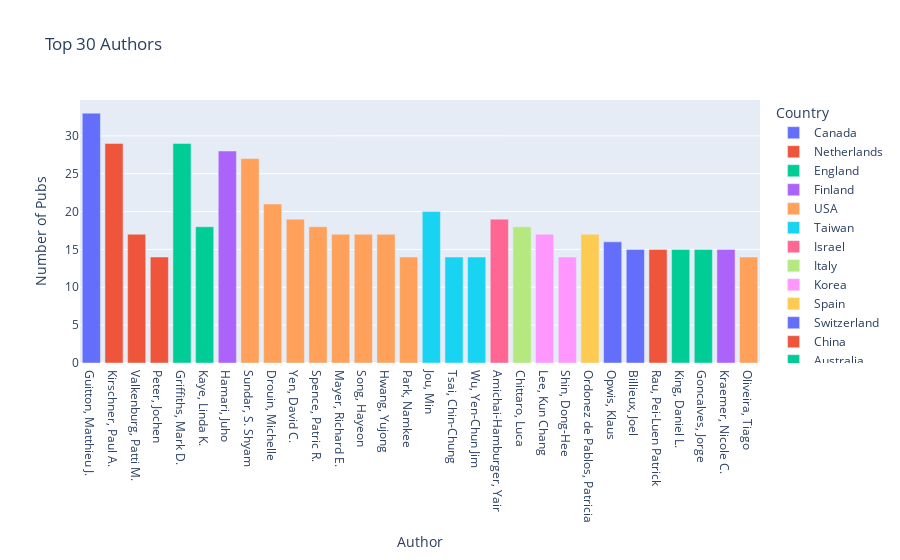

The code cell stored with this chart in its notebook:
### Code cell
fig5 = px.bar(author_info, x='Author', y='Number of Pubs', color='Country', title = 'Top 30 Authors')
fig5.show()

### Figure 1 — Plotly figure (JSON) as saved in the notebook; plotly's stock layout.template omitted (floating-point values rounded to 4 significant figures)
{"data": [{"alignmentgroup": "True", "hovertemplate": "Country=Canada<br>Author=%{x}<br>Number of Pubs=%{y}<extra></extra>", "legendgroup": "Canada", "marker": {"color": "#636efa", "pattern": {"shape": ""}}, "name": "Canada", "offsetgroup": "Canada", "orientation": "v", "showlegend": true, "textposition": "auto", "type": "bar", "x": ["Guitton, Matthieu J."], "xaxis": "x", "y": [33], "yaxis": "y"}, {"alignmentgroup": "True", "hovertemplate": "Country=Netherlands<br>Author=%{x}<br>Number of Pubs=%{y}<extra></extra>", "legendgroup": "Netherlands", "marker": {"color": "#EF553B", "pattern": {"shape": ""}}, "name": "Netherlands", "offsetgroup": "Netherlands", "orientation": "v", "showlegend": true, "textposition": "auto", "type": "bar", "x": ["Kirschner, Paul A.", "Valkenburg, Patti M.", "Peter, Jochen"], "xaxis": "x", "y": [29, 17, 14], "yaxis": "y"}, {"alignmentgroup": "True", "hovertemplate": "Country=England<br>Author=%{x}<br>Number of Pubs=%{y}<extra></extra>", "legendgroup": "England", "marker": {"color": "#00cc96", "pattern": {"shape": ""}}, "name": "England", "offsetgroup": "England", "orientation": "v", "showlegend": true, "textposition": "auto", "type": "bar", "x": ["Griffiths, Mark D.", "Kaye, Linda K."], "xaxis": "x", "y": [29, 18], "yaxis": "y"}, {"alignmentgroup": "True", "hovertemplate": "Country=Finland<br>Author=%{x}<br>Number of Pubs=%{y}<extra></extra>", "legendgroup": "Finland", "marker": {"color": "#ab63fa", "pattern": {"shape": ""}}, "name": "Finland", "offsetgroup": "Finland", "orientation": "v", "showlegend": true, "textposition": "auto", "type": "bar", "x": ["Hamari, Juho"], "xaxis": "x", "y": [28], "yaxis": "y"}, {"alignmentgroup": "True", "hovertemplate": "Country=USA<br>Author=%{x}<br>Number of Pubs=%{y}<extra></extra>", "legendgroup": "USA", "marker": {"color": "#FFA15A", "pattern": {"shape": ""}}, "name": "USA", "offsetgroup": "USA", "orientation": "v", "showlegend": true, "textposition": "auto", "type": "bar", "x": ["Sundar, S. Shyam", "Drouin, Michelle", "Yen, David C.", "Spence, Patric R.", "Mayer, Richard E.", "Song, Hayeon", "Hwang, Yujong", "Park, Namkee"], "xaxis": "x", "y": [27, 21, 19, 18, 17, 17, 17, 14], "yaxis": "y"}, {"alignmentgroup": "True", "hovertemplate": "Country=Taiwan<br>Author=%{x}<br>Number of Pubs=%{y}<extra></extra>", "legendgroup": "Taiwan", "marker": {"color": "#19d3f3", "pattern": {"shape": ""}}, "name": "Taiwan", "offsetgroup": "Taiwan", "orientation": "v", "showlegend": true, "textposition": "auto", "type": "bar", "x": ["Jou, Min", "Tsai, Chin-Chung", "Wu, Yen-Chun Jim"], "xaxis": "x", "y": [20, 14, 14], "yaxis": "y"}, {"alignmentgroup": "True", "hovertemplate": "Country=Israel<br>Author=%{x}<br>Number of Pubs=%{y}<extra></extra>", "legendgroup": "Israel", "marker": {"color": "#FF6692", "pattern": {"shape": ""}}, "name": "Israel", "offsetgroup": "Israel", "orientation": "v", "showlegend": true, "textposition": "auto", "type": "bar", "x": ["Amichai-Hamburger, Yair"], "xaxis": "x", "y": [19], "yaxis": "y"}, {"alignmentgroup": "True", "hovertemplate": "Country=Italy<br>Author=%{x}<br>Number of Pubs=%{y}<extra></extra>", "legendgroup": "Italy", "marker": {"color": "#B6E880", "pattern": {"shape": ""}}, "name": "Italy", "offsetgroup": "Italy", "orientation": "v", "showlegend": true, "textposition": "auto", "type": "bar", "x": ["Chittaro, Luca"], "xaxis": "x", "y": [18], "yaxis": "y"}, {"alignmentgroup": "True", "hovertemplate": "Country=Korea<br>Author=%{x}<br>Number of Pubs=%{y}<extra></extra>", "legendgroup": "Korea", "marker": {"color": "#FF97FF", "pattern": {"shape": ""}}, "name": "Korea", "offsetgroup": "Korea", "orientation": "v", "showlegend": true, "textposition": "auto", "type": "bar", "x": ["Lee, Kun Chang", "Shin, Dong-Hee"], "xaxis": "x", "y": [17, 14], "yaxis": "y"}, {"alignmentgroup": "True", "hovertemplate": "Country=Spain<br>Author=%{x}<br>Number of Pubs=%{y}<extra></extra>", "legendgroup": "Spain", "marker": {"color": "#FECB52", "pattern": {"shape": ""}}, "name": "Spain", "offsetgroup": "Spain", "orientation": "v", "showlegend": true, "textposition": "auto", "type": "bar", "x": ["Ordonez de Pablos, Patricia"], "xaxis": "x", "y": [17], "yaxis": "y"}, {"alignmentgroup": "True", "hovertemplate": "Country=Switzerland<br>Author=%{x}<br>Number of Pubs=%{y}<extra></extra>", "legendgroup": "Switzerland", "marker": {"color": "#636efa", "pattern": {"shape": ""}}, "name": "Switzerland", "offsetgroup": "Switzerland", "orientation": "v", "showlegend": true, "textposition": "auto", "type": "bar", "x": ["Opwis, Klaus", "Billieux, Joel"], "xaxis": "x", "y": [16, 15], "yaxis": "y"}, {"alignmentgroup": "True", "hovertemplate": "Country=China<br>Author=%{x}<br>Number of Pubs=%{y}<extra></extra>", "legendgroup": "China", "marker": {"color": "#EF553B", "pattern": {"shape": ""}}, "name": "China", "offsetgroup": "China", "orientation": "v", "showlegend": true, "textposition": "auto", "type": "bar", "x": ["Rau, Pei-Luen Patrick"], "xaxis": "x", "y": [15], "yaxis": "y"}, {"alignmentgroup": "True", "hovertemplate": "Country=Australia<br>Author=%{x}<br>Number of Pubs=%{y}<extra></extra>", "legendgroup": "Australia", "marker": {"color": "#00cc96", "pattern": {"shape": ""}}, "name": "Australia", "offsetgroup": "Australia", "orientation": "v", "showlegend": true, "textposition": "auto", "type": "bar", "x": ["King, Daniel L.", "Goncalves, Jorge"], "xaxis": "x", "y": [15, 15], "yaxis": "y"}, {"alignmentgroup": "True", "hovertemplate": "Country=Germany<br>Author=%{x}<br>Number of Pubs=%{y}<extra></extra>", "legendgroup": "Germany", "marker": {"color": "#ab63fa", "pattern": {"shape": ""}}, "name": "Germany", "offsetgroup": "Germany", "orientation": "v", "showlegend": true, "textposition": "auto", "type": "bar", "x": ["Kraemer, Nicole C."], "xaxis": "x", "y": [15], "yaxis": "y"}, {"alignmentgroup": "True", "hovertemplate": "Country=Portugal<br>Author=%{x}<br>Number of Pubs=%{y}<extra></extra>", "legendgroup": "Portugal", "marker": {"color": "#FFA15A", "pattern": {"shape": ""}}, "name": "Portugal", "offsetgroup": "Portugal", "orientation": "v", "showlegend": true, "textposition": "auto", "type": "bar", "x": ["Oliveira, Tiago"], "xaxis": "x", "y": [14], "yaxis": "y"}], "layout": {"barmode": "relative", "legend": {"title": {"text": "Country"}, "tracegroupgap": 0}, "title": {"text": "Top 30 Authors"}, "xaxis": {"anchor": "y", "domain": [0, 1], "title": {"text": "Author"}}, "yaxis": {"anchor": "x", "domain": [0, 1], "title": {"text": "Number of Pubs"}}}}
